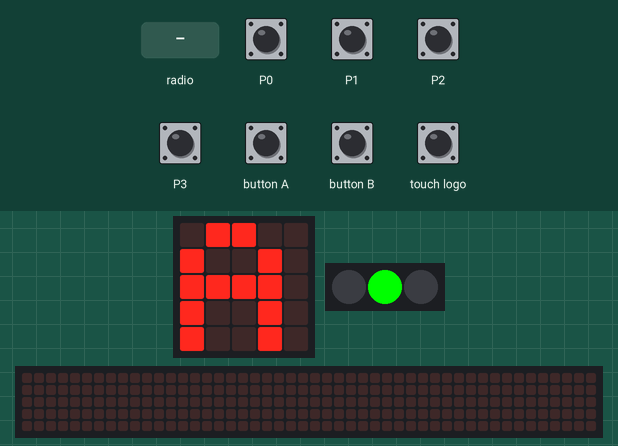
Simulated run of this program. Board: Calliope mini (MakeCode). Shown: the board's 5×5 LED display, 3 RGB LEDs in strip order, left to right, a strip that is not on the board, showing the scrolling text unrolled. The test bench sets the inputs (shaded band). The 48×5 strip is a reading aid, not a part: it shows the text the display is scrolling, unrolled, one strip-width of it at a time.

Above: at 3.0 s.
3.1 s: touch pin P1 pressed for 0.15 s
At 3.17 s:
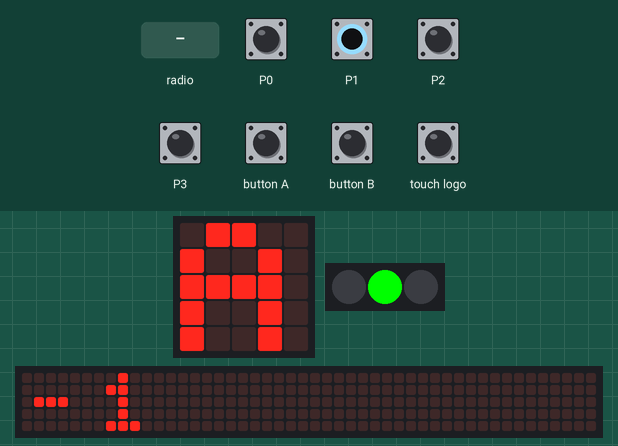
3.8 s: touch logo pressed for 0.15 s
At 4.07 s:
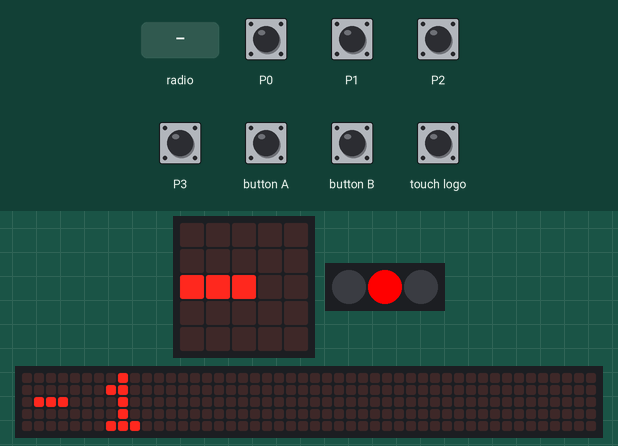
4.5 s: radio message "1" arrives
At 6.04 s:
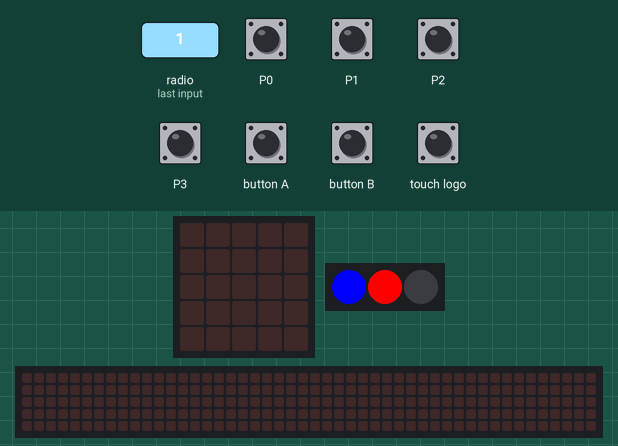
6.4 s: touch pin P3 pressed for 0.15 s
At 7.0 s:
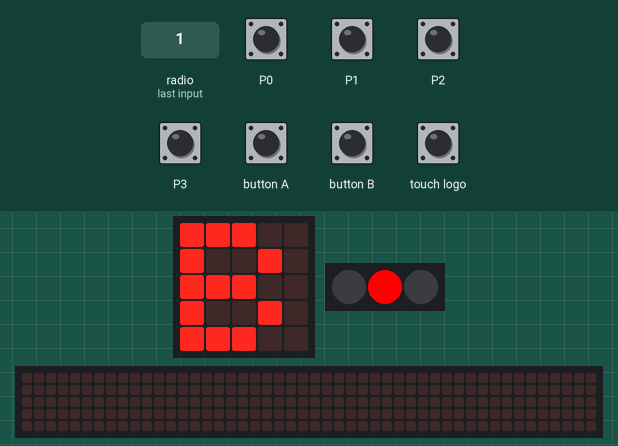
7.1 s: touch logo pressed for 0.15 s
At 7.34 s:
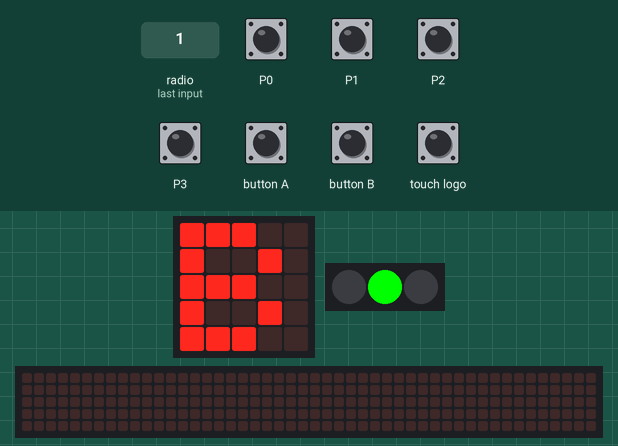
7.8 s: touch pin P3 pressed for 1 s
At 10.5 s:
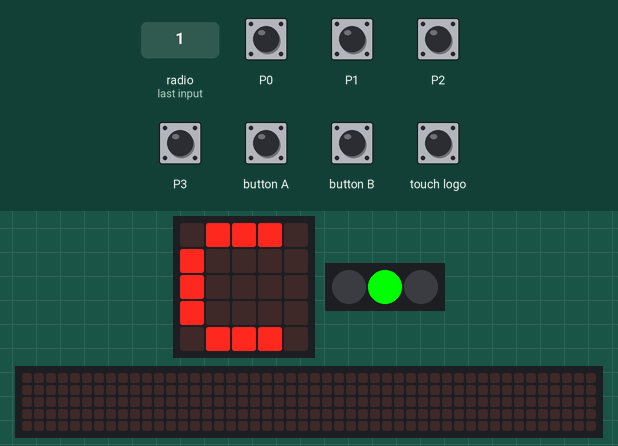
Timing chart, 0 to 12.0 s (numbered marks = the images above; inputs shaded):
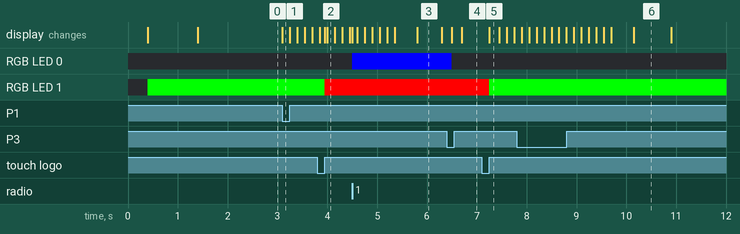

The program:

main.ts
```typescript
enum RadioMessage {
    message1 = 49434
}
/**
 * SYSTEM ESSENTIALS
 */
/**
 * SYSTEM START SEQUENCE
 */
/**
 * SYSTEM DATA RECIEVER
 */
/**
 * SYSTEM FUNTIONS
 */
/**
 * SYSTEM FREQUENCY CHANGER
 */
/**
 * LETTER SELECTOR
 */
/**
 * SYSTEM MESSAGE SENDER
 */
/**
 * DO NOT DISTURB SYSTEM
 */
input.onLogoEvent(TouchButtonEvent.Pressed, function () {
    if (dndSYS == 1) {
        dndSYS = 0
        basic.setLedColors(0x000000, 0x00ff00, 0x000000)
    } else {
        dndSYS = 1
        basic.setLedColors(0x000000, 0xff0000, 0x000000)
    }
})
input.onPinTouchEvent(TouchPin.P1, input.buttonEventDown(), function () {
    TimeVAR = 1
    SysFRQ += -1
    radio.setGroup(SysFRQ)
    while (TimeVAR == 1) {
        basic.showNumber(SysFRQ)
        basic.pause(498)
        TimeVAR = 0
        basic.showLeds(`
            . # # . .
            # . . # .
            # # # # .
            # . . # .
            # . . # .
            `)
    }
})
input.onButtonEvent(Button.A, input.buttonEventClick(), function () {
    msgSNT = "" + msgSNT + "ABCDEFGHIJKLMNOPQRSTUVWXYX ".charAt(selLET)
})
input.onButtonEvent(Button.B, input.buttonEventClick(), function () {
    radio.sendString(msgSNT)
    msgSNT = ""
})
radio.onReceivedString(function (receivedString) {
    if (dndSYS == 0) {
        basic.setLedColors(0x0000ff, 0x00ff00, 0x000000)
        basic.showString(receivedString)
        basic.pause(1000)
        basic.setLedColors(0x000000, 0x00ff00, 0x000000)
    } else {
        basic.setLedColors(0x0000ff, 0xff0000, 0x000000)
        basic.pause(2000)
        basic.setLedColors(0x000000, 0xff0000, 0x000000)
    }
})
input.onPinTouchEvent(TouchPin.P0, input.buttonEventDown(), function () {
    selLET += -1
    if (selLET < 0) {
        selLET = 0
    }
    TimeVAR = 1
    while (TimeVAR == 1) {
        basic.showString("ABCDEFGHIJKLMNOPQRSTUVWXYX ".charAt(selLET))
        TimeVAR = 0
    }
})
input.onPinTouchEvent(TouchPin.P2, input.buttonEventDown(), function () {
    TimeVAR = 1
    SysFRQ += 1
    radio.setGroup(SysFRQ)
    while (TimeVAR == 1) {
        basic.showNumber(SysFRQ)
        basic.pause(498)
        TimeVAR = 0
        basic.showLeds(`
            . # # . .
            # . . # .
            # # # # .
            # . . # .
            # . . # .
            `)
    }
})
input.onPinTouchEvent(TouchPin.P3, input.buttonEventDown(), function () {
    selLET += 1
    if (selLET > 27) {
        selLET = 27
    }
    TimeVAR = 1
    while (TimeVAR == 1) {
        basic.showString("ABCDEFGHIJKLMNOPQRSTUVWXYX".charAt(selLET))
        TimeVAR = 0
    }
})
/**
 */
let selLET = 0
let msgSNT = ""
let SysFRQ = 0
let TimeVAR = 0
let dndSYS = 0
basic.showLeds(`
    # # # # #
    # . . # .
    # # . # .
    . # . # .
    # # . # .
    `)
basic.setLedColors(0x000000, 0x00ff00, 0x000000)
basic.pause(1000)
basic.showLeds(`
    . # # . .
    # . . # .
    # # # # .
    # . . # .
    # . . # .
    `)
```

test.ts
```typescript
// Hier kann man Tests durchführen; diese Datei wird nicht kompiliert, wenn dieses Paket als Erweiterung verwendet wird.
```

Measured:
- after the input at 3.1 s, the display: changes at once (image 1)
- after the input at 6.4 s, the display: first differs from a run without the input after 0.30 s (image 4)
- after the input at 7.8 s, the display: first differs from a run without the input after 2.3 s (image 6)
- what the display in image 3 shows lasts 0.5 s, from 5.8 s to 6.3 s
